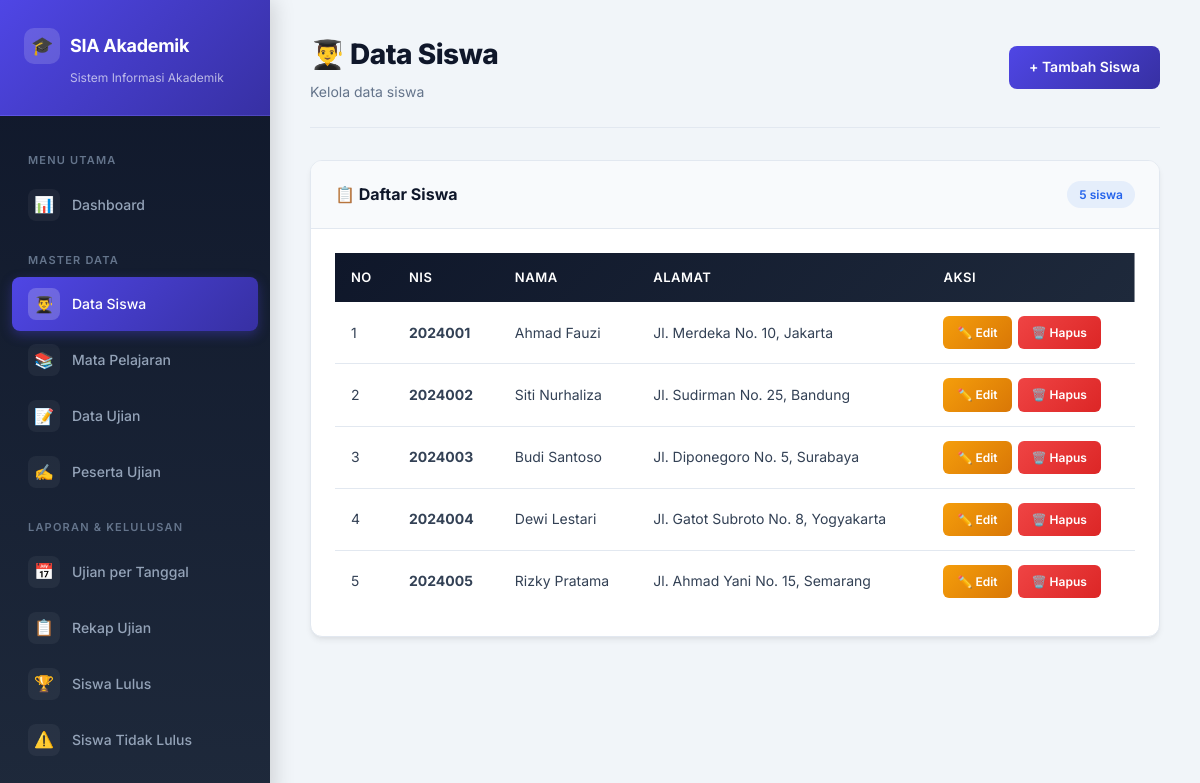
The app's page /siswa/index.php with its own data.
### tables this page shows
CREATE TABLE IF NOT EXISTS siswa (
    NIS VARCHAR(20) PRIMARY KEY,
    Nama VARCHAR(50) NOT NULL,
    Alamat VARCHAR(100)
);

### siswa/index.php (the view, shortened to what this page needs)
<?php
require_once '../config/database.php';
require_once '../includes/header.php';
$result = $conn->query("SELECT * FROM siswa ORDER BY NIS ASC");
?>
<div class="page-header">
    <div>
        <h1>👨‍🎓 Data Siswa</h1>
        <p>Kelola data siswa</p>
    </div>
    <a href="create.php" class="btn btn-primary">+ Tambah Siswa</a>
</div>
<div class="card">
    <div class="card-header">
        <h3>📋 Daftar Siswa</h3>
        <span class="badge badge-info"><?= $result->num_rows ?> siswa</span>
    </div>
    <div class="card-body">
        <div class="table-responsive">
            <table>
                <thead>
                    <tr>
                        <th>No</th>
                        <th>NIS</th>
                        <th>Nama</th>
                        <th>Alamat</th>
                        <th>Aksi</th>
                    </tr>
                </thead>
                <tbody>
                    <?php if ($result->num_rows > 0): ?>
                        <?php $no = 1; while ($row = $result->fetch_assoc()): ?>
                            <tr>
                                <td><?= $no++ ?></td>
                                <td><strong><?= htmlspecialchars($row['NIS']) ?></strong></td>
                                <td><?= htmlspecialchars($row['Nama']) ?></td>
                                <td><?= htmlspecialchars($row['Alamat']) ?></td>
                                <td>
                                    <div class="btn-group">
                                        <a href="edit.php?nis=<?= urlencode($row['NIS']) ?>" class="btn btn-sm btn-warning">✏️ Edit</a>
                                        <button onclick="confirmDelete('index.php?delete=<?= urlencode($row['NIS']) ?>', '<?= htmlspecialchars($row['Nama']) ?>')" class="btn btn-sm btn-danger">🗑️ Hapus</button>
                                    </div>
                                </td>
                            </tr>
                        <?php endwhile; ?>
                    <?php endif; ?>
                </tbody>
            </table>
        </div>
    </div>
</div>
<?php require_once '../includes/footer.php'; ?>

### assets/css/style.css (style rules this page uses)
:root { --primary: #4f46e5; --primary-light: #818cf8; --primary-dark: #3730a3; --secondary: #0ea5e9; --secondary-light: #38bdf8; --accent: #f59e0b; --accent-light: #fbbf24; --success: #10b981; --success-light: #34d399; --danger: #ef4444; --danger-light: #f87171; --warning: #f59e0b; --info: #3b82f6; --dark: #0f172a; --dark-2: #1e293b; --dark-3: #334155; --gray: #64748b; --gray-light: #94a3b8; --gray-lighter: #cbd5e1; --light: #f1f5f9; --lighter: #f8fafc; --white: #ffffff; --border: #e2e8f0; --shadow-sm: 0 1px 2px rgba(0,0,0,0.05); --shadow: 0 4px 6px -1px rgba(0,0,0,0.07), 0 2px 4px -2px rgba(0,0,0,0.05); --shadow-md: 0 10px 15px -3px rgba(0,0,0,0.08), 0 4px 6px -4px rgba(0,0,0,0.05); --shadow-lg: 0 20px 25px -5px rgba(0,0,0,0.1), 0 8px 10px -6px rgba(0,0,0,0.05); --radius: 12px; --radius-sm: 8px; --radius-lg: 16px; --transition: all 0.3s cubic-bezier(0.4, 0, 0.2, 1); }
* { margin: 0; padding: 0; box-sizing: border-box; }
body { font-family: 'Inter', -apple-system, BlinkMacSystemFont, sans-serif; background: var(--light); color: var(--dark); line-height: 1.6; min-height: 100vh; }
.page-header { display: flex; justify-content: space-between; align-items: center; margin-bottom: 32px; padding-bottom: 24px; border-bottom: 1px solid var(--border); }
.page-header h1 { font-size: 28px; font-weight: 800; color: var(--dark); letter-spacing: -0.5px; }
.page-header p { color: var(--gray); font-size: 14px; margin-top: 4px; }
.card { background: var(--white); border-radius: var(--radius); box-shadow: var(--shadow); border: 1px solid var(--border); margin-bottom: 24px; overflow: hidden; }
.card-header { padding: 20px 24px; border-bottom: 1px solid var(--border); display: flex; justify-content: space-between; align-items: center; background: var(--lighter); }
.card-header h3 { font-size: 16px; font-weight: 700; color: var(--dark); display: flex; align-items: center; gap: 8px; }
.card-body { padding: 24px; }
.table-responsive { overflow-x: auto; }
table { width: 100%; border-collapse: collapse; font-size: 14px; }
table thead { background: linear-gradient(135deg, var(--dark) 0%, var(--dark-2) 100%); }
table thead th { color: var(--white); padding: 14px 16px; text-align: left; font-weight: 600; font-size: 13px; text-transform: uppercase; letter-spacing: 0.5px; white-space: nowrap; }
table tbody tr { border-bottom: 1px solid var(--border); transition: var(--transition); }
table tbody tr:last-child { border-bottom: none; }
table tbody td { padding: 14px 16px; color: var(--dark-3); }
.btn { display: inline-flex; align-items: center; gap: 8px; padding: 10px 20px; border: none; border-radius: var(--radius-sm); font-size: 14px; font-weight: 600; font-family: 'Inter', sans-serif; cursor: pointer; transition: var(--transition); text-decoration: none; white-space: nowrap; }
.btn-primary { background: linear-gradient(135deg, var(--primary), var(--primary-dark)); color: var(--white); }
.btn-danger { background: linear-gradient(135deg, var(--danger), #dc2626); color: var(--white); }
.btn-warning { background: linear-gradient(135deg, var(--accent), #d97706); color: var(--white); }
.btn-sm { padding: 7px 14px; font-size: 12px; border-radius: 6px; }
.btn-group { display: flex; gap: 6px; }
.badge { display: inline-flex; align-items: center; gap: 4px; padding: 4px 12px; border-radius: 20px; font-size: 12px; font-weight: 600; }
.badge-info { background: rgba(59,130,246,0.1); color: #2563eb; }

### records on screen
siswa: NIS "2024001", Nama "Ahmad Fauzi", Alamat "Jl. Merdeka No. 10, Jakarta"
siswa: NIS "2024002", Nama "Siti Nurhaliza", Alamat "Jl. Sudirman No. 25, Bandung"
siswa: NIS "2024003", Nama "Budi Santoso", Alamat "Jl. Diponegoro No. 5, Surabaya"
siswa: NIS "2024004", Nama "Dewi Lestari", Alamat "Jl. Gatot Subroto No. 8, Yogyakarta"
siswa: NIS "2024005", Nama "Rizky Pratama", Alamat "Jl. Ahmad Yani No. 15, Semarang"

### other values on screen
$result->num_rows "5"
